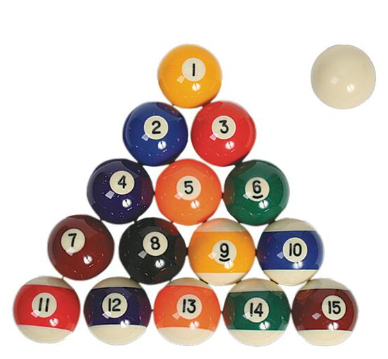
#> input picture 46DAY_데이터 처리/Billiards.png, 388 x 359 px
$ jupyter execute 2_4_method.ipynb
#> lines starting #> are read from the running program, lines starting #| are printed output that depends on the picture; after the words box and inside, x2 and y2 are one past the last pixel; in counts of white or black regions, pixels touching at a corner belong together
[cell 1]
'''
Gradient : detect edge (dilation - erosion)
Tophat : original - opening
Blackhat : Closing - original
opening : dilation @ erosion
closing : erosion @ dilation
'''

import numpy as np
import cv2
import matplotlib.pyplot as plt

[cell 2]
img = cv2.imread('./Billiards.png', cv2.IMREAD_GRAYSCALE)
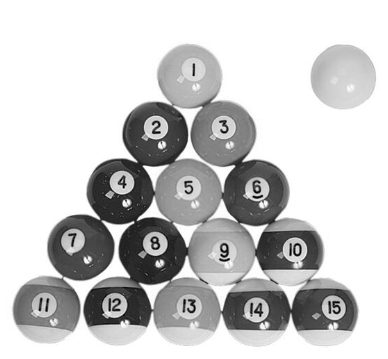
#> img: shape (359, 388); min 0, max 255, mean 202.7

_, mask = cv2.threshold(img, 230, 255, cv2.THRESH_BINARY_INV)
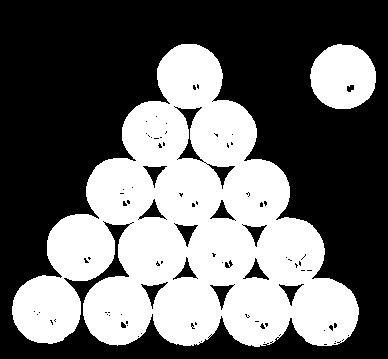
#> mask: shape (359, 388); 41.4% white; 2 white regions, box (x1, y1, x2, y2) and area: (12, 44, 359, 347) 54277, (310, 44, 376, 109) 3343
#> slider 'k' is set to 100

op_idx = {
    'gradient': cv2.MORPH_GRADIENT,
    'tophat': cv2.MORPH_TOPHAT,
    'blackhat': cv2.MORPH_BLACKHAT
}

[cell 3]
def onChange(k, op_name):
#> called with k = 100, op_name = 'blackhat'
    if k == 0:
        cv2.imshow(op_name, mask)
    kernel = cv2.getStructuringElement(cv2.MORPH_RECT, (k, k))
    dst = cv2.morphologyEx(mask, op_idx[op_name], kernel)
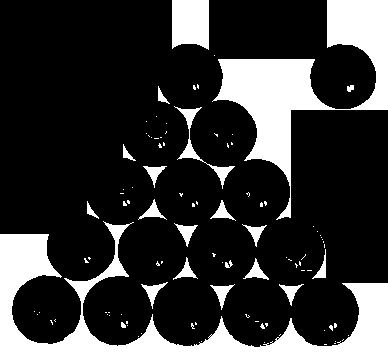
#> dst: shape (359, 388); 21.5% white; 101 white regions (80 under 20 px), largest, box (x1, y1, x2, y2) and area: (0, 221, 388, 359) 13929, (212, 0, 388, 220) 10897, (172, 0, 209, 50) 1687
    cv2.imshow(op_name, dst)

$ run again, with 46DAY_데이터 처리/face01.png copied over 46DAY_데이터 처리/Billiards.png
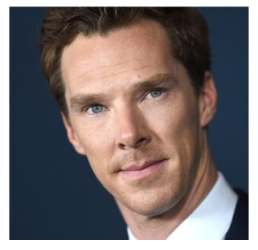
#> input picture 46DAY_데이터 처리/face01.png, 258 x 250 px
#> `img = cv2.imread('./Billiards.png', cv2.IMREAD_GRAYSCALE)`:
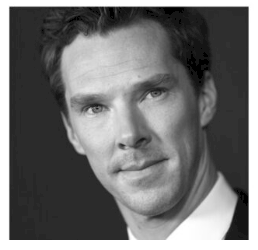
#> img: shape (250, 258); min 0, max 255, mean 115.3
#> `_, mask = cv2.threshold(img, 230, 255, cv2.THRESH_BINARY_INV)`:
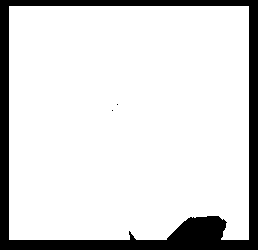
#> mask: shape (250, 258); 85.3% white; 3 black regions (2 under 20 px), largest, box (x1, y1, x2, y2) and area: (0, 0, 258, 250) 9450
